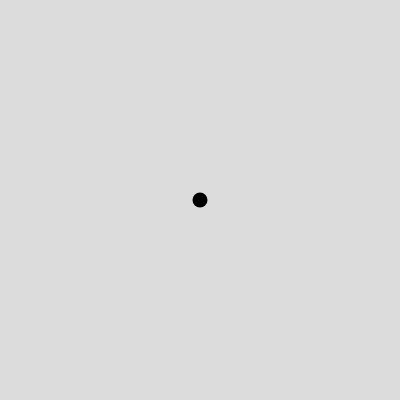
Frame 1 (no input)
Frame 60 (no input): identical to frame 1, image omitted
Frame 120 (the mouse pressed at the canvas centre since frame 60): identical to frame 1, image omitted

The p5.js sketch that drew this single still picture (run headless with seeded random() and noise() and a simulated clock; from frame 60 on, the mouse is pressed at the canvas centre):

// p5.js sketch
// ── sketch.js
function setup() {
  createCanvas(400, 400);
}

function draw() {
  background(220);

  // strokeWeight(線の太さpx)
  strokeWeight(15);// 線の太さを 15px に指定
  point(200, 200);
}
